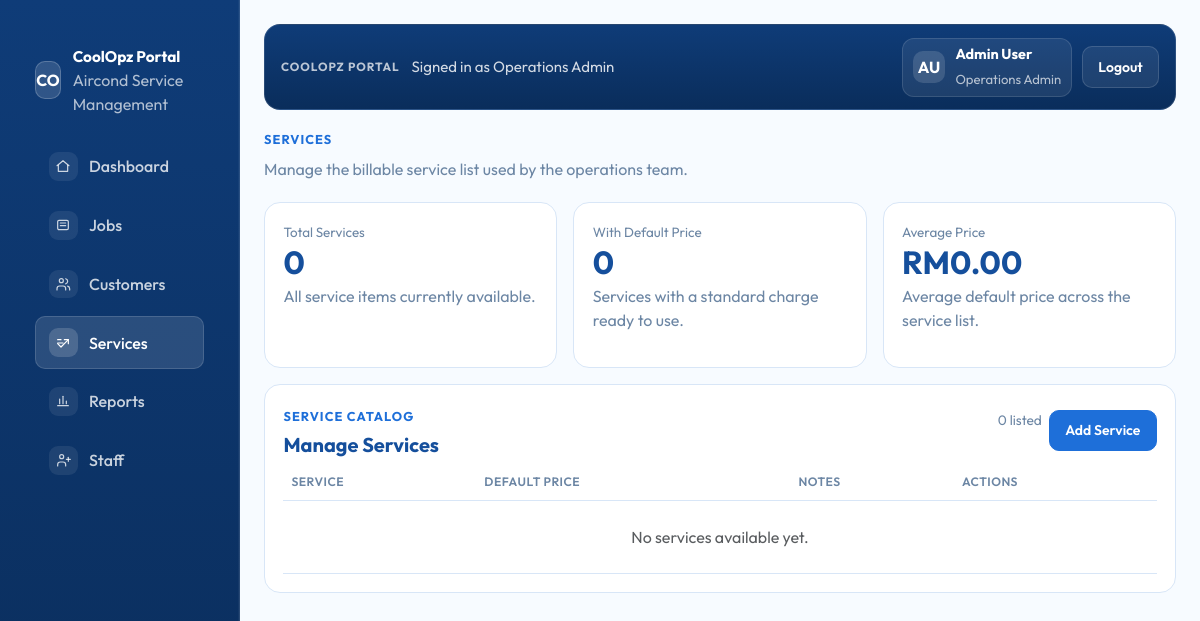
The page /services.php (signed in) on the database as committed earlier.
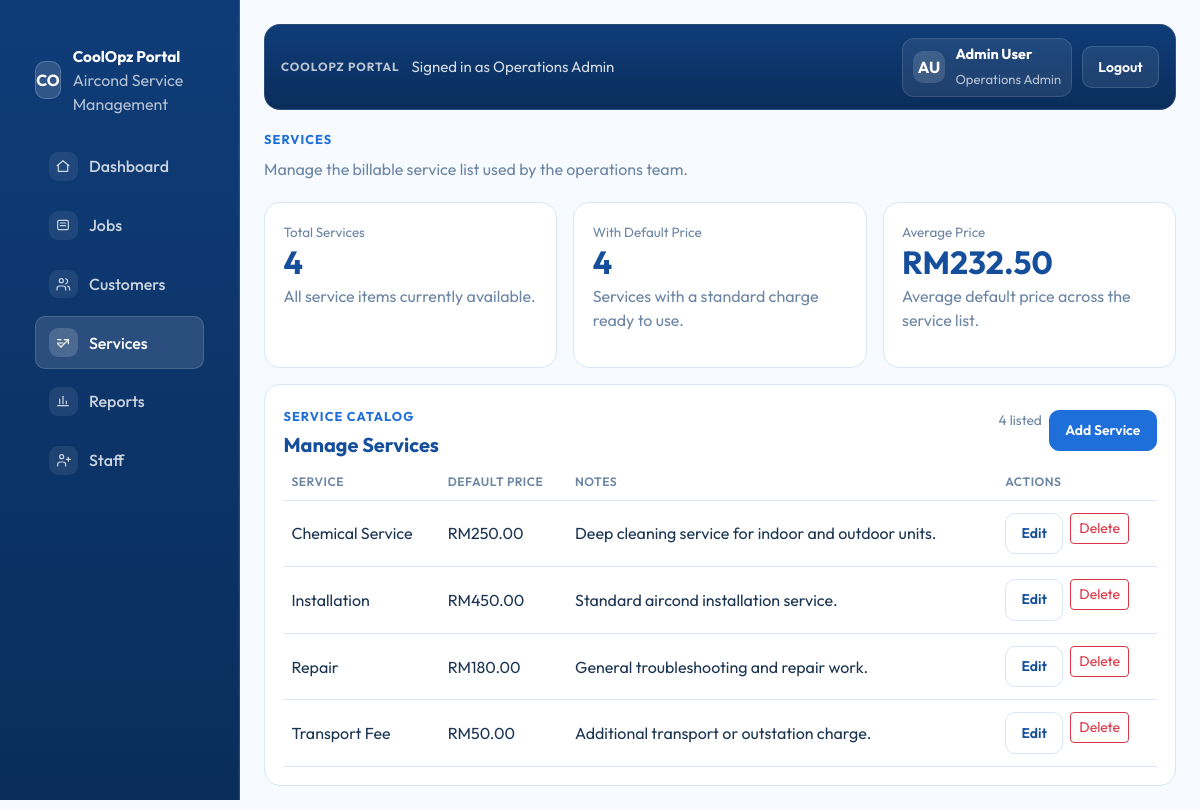
The same page on the database as committed later.
### tables this page shows
CREATE TABLE IF NOT EXISTS services (
    id INT UNSIGNED AUTO_INCREMENT PRIMARY KEY,
    name VARCHAR(120) NOT NULL,
    default_price DECIMAL(10,2) NOT NULL DEFAULT 0,
    notes VARCHAR(255) NOT NULL DEFAULT '',
    created_at TIMESTAMP DEFAULT CURRENT_TIMESTAMP,
    UNIQUE KEY uniq_service_name (name)
);

### includes/auth.php (called while the page is built, shortened)
<?php
require_once __DIR__ . '/database.php';
function coolopz_current_user(): ?array
{
    return $_SESSION['coolopz_user'] ?? null;
}
function coolopz_user_initials(string $name): string
{
    $parts = preg_split('/\s+/', trim($name)) ?: [];
    $initials = '';
    foreach ($parts as $part) {
        if ($part !== '') {
            $initials .= strtoupper(substr($part, 0, 1));
        }
        if (strlen($initials) === 2) {
            break;
        }
    }
    return $initials !== '' ? $initials : 'AU';
}

### includes/data.php (called while the page is built, shortened)
<?php
require_once __DIR__ . '/database.php';
function coolopz_fetch_service_metrics(): array
{
    $pdo = coolopz_db();
    return [
        'total' => (int) $pdo->query('SELECT COUNT(*) FROM services')->fetchColumn(),
        'priced' => (int) $pdo->query('SELECT COUNT(*) FROM services WHERE default_price > 0')->fetchColumn(),
        'average_price' => (float) $pdo->query('SELECT COALESCE(AVG(default_price), 0) FROM services')->fetchColumn(),
    ];
}
function coolopz_fetch_services(): array
{
    $statement = coolopz_db()->query(
        'SELECT id, name, default_price, notes, created_at FROM services ORDER BY name ASC'
    );
    return $statement->fetchAll();
}

### includes/database.php (called while the page is built, shortened)
<?php
function coolopz_db_config(): array
{
    static $config;
    if ($config === null) {
        $config = require __DIR__ . '/../config/database.php';
    }
    return $config;
}
function coolopz_db(): PDO
{
    static $pdo;
    if ($pdo instanceof PDO) {
        return $pdo;
    }
    $config = coolopz_db_config();
    $dsn = sprintf(
        'mysql:host=%s;port=%d;dbname=%s;charset=%s',
        $config['host'],
        $config['port'],
        $config['database'],
        $config['charset']
    );
    $pdo = new PDO($dsn, $config['username'], $config['password'], [
        PDO::ATTR_ERRMODE => PDO::ERRMODE_EXCEPTION,
        PDO::ATTR_DEFAULT_FETCH_MODE => PDO::FETCH_ASSOC,
        PDO::ATTR_EMULATE_PREPARES => false,
    ]);
    return $pdo;
}

### services.php (the view, shortened to what this page needs)
<?php
require_once __DIR__ . '/includes/auth.php';
require_once __DIR__ . '/includes/data.php';
$currentUser = coolopz_current_user();
$activePage = 'services';
$currentUserName = $currentUser['name'] ?? 'Admin User';
$currentUserRole = $currentUser['role'] ?? 'Operations Admin';
$userInitials = coolopz_user_initials($currentUserName);
$serviceMetrics = coolopz_fetch_service_metrics();
$services = coolopz_fetch_services();
include __DIR__ . '/includes/head.php';
include __DIR__ . '/includes/sidebar.php';
?>
        <main class="portal-main">
<?php include __DIR__ . '/includes/topbar.php'; ?>
            <section class="hero-section">
                <span class="section-label">Services</span>
                <p class="hero-copy">Manage the billable service list used by the operations team.</p>
            </section>
            <section class="row g-2 g-lg-3">
                <div class="col-md-4">
                    <div class="simple-panel stat-card">
                        <span class="stat-label">Total Services</span>
                        <strong class="stat-value"><?= htmlspecialchars((string) $serviceMetrics['total'], ENT_QUOTES, 'UTF-8') ?></strong>
                        <p>All service items currently available.</p>
                    </div>
                </div>
                <div class="col-md-4">
                    <div class="simple-panel stat-card">
                        <span class="stat-label">With Default Price</span>
                        <strong class="stat-value"><?= htmlspecialchars((string) $serviceMetrics['priced'], ENT_QUOTES, 'UTF-8') ?></strong>
                        <p>Services with a standard charge ready to use.</p>
                    </div>
                </div>
                <div class="col-md-4">
                    <div class="simple-panel stat-card">
                        <span class="stat-label">Average Price</span>
                        <strong class="stat-value">RM<?= htmlspecialchars(number_format((float) $serviceMetrics['average_price'], 2), ENT_QUOTES, 'UTF-8') ?></strong>
                        <p>Average default price across the service list.</p>
                    </div>
                </div>
            </section>
            <section class="row g-3 mt-0">
                <div class="col-12">
                    <div class="simple-panel h-100">
                        <div class="panel-head mb-2">
                            <div>
                                <span class="section-label">Service catalog</span>
                                <h2 class="panel-title">Manage Services</h2>
                            </div>
                            <div class="jobs-actions">
                                <span class="subtle-note"><?= htmlspecialchars((string) count($services), ENT_QUOTES, 'UTF-8') ?> listed</span>
                                <button type="button" class="btn btn-portal-primary btn-sm" data-bs-toggle="modal" data-bs-target="#serviceModal">Add Service</button>
                            </div>
                        </div>
                        <div class="table-responsive">
                            <table class="table portal-table align-middle mb-0">
                                <thead>
                                    <tr>
                                        <th>Service</th>
                                        <th>Default Price</th>
                                        <th>Notes</th>
                                        <th>Actions</th>
                                    </tr>
                                </thead>
                                <tbody>
<?php foreach ($services as $service): ?>
                                    <tr>
                                        <td><?= htmlspecialchars($service['name'], ENT_QUOTES, 'UTF-8') ?></td>
                                        <td><?= htmlspecialchars((float) $service['default_price'] > 0 ? 'RM' . number_format((float) $service['default_price'], 2) : '-', ENT_QUOTES, 'UTF-8') ?></td>
                                        <td><?= htmlspecialchars($service['notes'] !== '' ? $service['notes'] : 'No notes added.', ENT_QUOTES, 'UTF-8') ?></td>
                                        <td>
                                            <div class="jobs-actions">
                                                <a class="btn btn-portal-secondary btn-sm" href="services.php?edit=<?= htmlspecialchars((string) $service['id'], ENT_QUOTES, 'UTF-8') ?>">Edit</a>
                                                <form method="post" class="m-0" onsubmit="return confirm('Delete this service?');">
                                                    <button type="submit" class="btn btn-outline-danger btn-sm">Delete</button>
                                                </form>
                                            </div>
                                        </td>
                                    </tr>
<?php endforeach; ?>
<?php if ($services === []): ?>
                                    <tr>
                                        <td colspan="4" class="text-center text-muted py-4">No services available yet.</td>
                                    </tr>
<?php endif; ?>
                                </tbody>
                            </table>
                        </div>
                    </div>
                </div>
            </section>
        </main>
<?php include __DIR__ . '/includes/footer.php'; ?>

### includes/head.php (shortened to what this page needs)
<!DOCTYPE html>
<html lang="en">
<head>
    <link href="https://cdn.jsdelivr.net/npm/bootstrap@5.3.3/dist/css/bootstrap.min.css" rel="stylesheet">
    <link rel="stylesheet" href="assets/css/theme.css">
</head>
<body>
    <div class="portal-layout">

### includes/sidebar.php (shortened to what this page needs)
<?php
$activePage = $activePage ?? 'dashboard';
$navItems = [
    [
        'key' => 'dashboard',
        'href' => 'index.php',
        'label' => 'Dashboard',
        'icon' => '<path d="M3 11.5 12 4l9 7.5"></path><path d="M5 10.5V20h14v-9.5"></path>',
    ],
    [
        'key' => 'jobs',
        'href' => 'jobs.php',
        'label' => 'Jobs',
        'icon' => '<rect x="4" y="5" width="16" height="14" rx="2"></rect><path d="M8 9h8"></path><path d="M8 13h8"></path>',
    ],
    [
        'key' => 'customers',
        'href' => 'customers.php',
        'label' => 'Customers',
        'icon' => '<path d="M16 21v-2a4 4 0 0 0-4-4H7a4 4 0 0 0-4 4v2"></path><circle cx="9.5" cy="7" r="3"></circle><path d="M22 21v-2a4 4 0 0 0-3-3.87"></path><path d="M16 4.13a4 4 0 0 1 0 7.75"></path>',
    ],
    [
        'key' => 'services',
        'href' => 'services.php',
        'label' => 'Services',
        'icon' => '<path d="M20 7 9 18l-5-5"></path><path d="M14 7h6v6"></path><path d="M4 7h5"></path><path d="M4 12h8"></path>',
    ],
    [
        'key' => 'reports',
        'href' => 'reports.php',
        'label' => 'Reports',
        'icon' => '<path d="M4 19h16"></path><path d="M7 16V9"></path><path d="M12 16V5"></path><path d="M17 16v-4"></path>',
    ],
    [
        'key' => 'staff',
        'href' => 'staff.php',
        'label' => 'Staff',
        'icon' => '<path d="M16 21v-2a4 4 0 0 0-4-4H8a4 4 0 0 0-4 4v2"></path><circle cx="10" cy="7" r="3"></circle><path d="M20 8v6"></path><path d="M17 11h6"></path>',
    ],
];
?>
        <aside class="portal-sidebar offcanvas-lg offcanvas-start" tabindex="-1" id="portalSidebar" aria-labelledby="portalSidebarLabel">
            <div class="offcanvas-body portal-sidebar-body">
                <div class="w-100">
                    <a class="sidebar-brand d-none d-lg-flex" href="index.php">
                        <span class="brand-mark">CO</span>
                        <span>
                            <span class="brand-title d-block">CoolOpz Portal</span>
                            <span class="brand-subtitle d-block">Aircond Service Management</span>
                        </span>
                    </a>
                    <nav class="sidebar-nav mt-4 mt-lg-4">
<?php foreach ($navItems as $item): ?>
                    <a class="sidebar-link<?= $activePage === $item['key'] ? ' active' : '' ?>" href="<?= htmlspecialchars($item['href'], ENT_QUOTES, 'UTF-8') ?>">
                        <span class="sidebar-icon" aria-hidden="true">
                            <svg viewBox="0 0 24 24" fill="none" stroke="currentColor" stroke-width="1.8" stroke-linecap="round" stroke-linejoin="round">
                                <?= $item['icon'] ?>
                            </svg>
                        </span>
                        <span><?= htmlspecialchars($item['label'], ENT_QUOTES, 'UTF-8') ?></span>
                    </a>
<?php endforeach; ?>
                    </nav>
                </div>
            </div>
        </aside>

### includes/topbar.php (shortened to what this page needs)
<?php
$currentUserName = $currentUserName ?? 'Admin User';
$currentUserRole = $currentUserRole ?? 'Operations Admin';
$userInitials = $userInitials ?? 'AU';
?>
            <header class="portal-topbar">
                <div class="topbar-main">
                    <span class="topbar-label">CoolOpz Portal</span>
                    <p class="topbar-copy">Signed in as <?= htmlspecialchars($currentUserRole, ENT_QUOTES, 'UTF-8') ?></p>
                </div>
                <div class="topbar-actions">
                    <div class="user-chip">
                        <span class="user-avatar"><?= htmlspecialchars($userInitials, ENT_QUOTES, 'UTF-8') ?></span>
                        <div>
                            <strong><?= htmlspecialchars($currentUserName, ENT_QUOTES, 'UTF-8') ?></strong>
                            <span><?= htmlspecialchars($currentUserRole, ENT_QUOTES, 'UTF-8') ?></span>
                        </div>
                    </div>
                    <form method="post" action="logout.php" class="logout-form m-0">
                        <button type="submit" class="btn btn-portal-secondary btn-sm">Logout</button>
                    </form>
                </div>
            </header>

### includes/footer.php (shortened to what this page needs)
    </div>
</body>
</html>

Rows that differ between the two databases and show on the page:
added services: name "Chemical Service", default_price "RM250.00", notes "Deep cleaning service for indoor and outdoor units."
added services: name "Installation", default_price "RM450.00", notes "Standard aircond installation service."
added services: name "Repair", default_price "RM180.00", notes "General troubleshooting and repair work."
added services: name "Transport Fee", default_price "RM50.00", notes "Additional transport or outstation charge."
Other text that changed with them:
$serviceMetrics['total']: "0" → "4"
$serviceMetrics['priced']: "0" → "4"
$serviceMetrics['average_price']: "0.00" → "232.50"
count($services): "0" → "4"
text no longer shown: "No services available yet."
